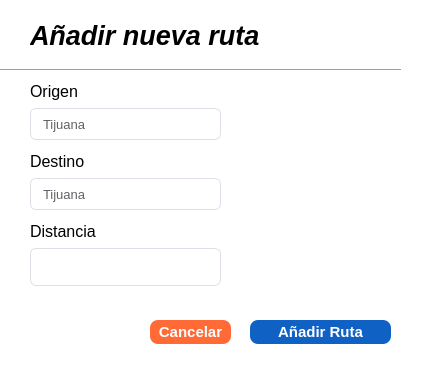
<?xml version="1.0" encoding="UTF-8"?>
<ui version="4.0">
 <class>Dialog</class>
 <widget class="QDialog" name="Dialog">
  <property name="geometry">
   <rect>
    <x>0</x>
    <y>0</y>
    <width>424</width>
    <height>370</height>
   </rect>
  </property>
  <property name="minimumSize">
   <size>
    <width>424</width>
    <height>370</height>
   </size>
  </property>
  <property name="maximumSize">
   <size>
    <width>424</width>
    <height>370</height>
   </size>
  </property>
  <property name="font">
   <font>
    <pointsize>20</pointsize>
   </font>
  </property>
  <property name="windowTitle">
   <string>Dialog</string>
  </property>
  <property name="styleSheet">
   <string notr="true">QDialog{
	background-color:white;
}

QLineEdit{
	border: 1px solid gray; 
	border-radius: 6px;
	padding-left: 15px;
	height: 24px;
}

QDateEdit{
	border: 1px solid gray; 
	border-radius: 6px;
	padding-left: 15px;
	height: 21px;
}



</string>
  </property>
  <widget class="Line" name="line">
   <property name="geometry">
    <rect>
     <x>0</x>
     <y>60</y>
     <width>401</width>
     <height>20</height>
    </rect>
   </property>
   <property name="orientation">
    <enum>Qt::Orientation::Horizontal</enum>
   </property>
  </widget>
  <widget class="QLabel" name="label">
   <property name="geometry">
    <rect>
     <x>30</x>
     <y>20</y>
     <width>351</width>
     <height>31</height>
    </rect>
   </property>
   <property name="font">
    <font>
     <pointsize>20</pointsize>
     <italic>true</italic>
     <bold>true</bold>
    </font>
   </property>
   <property name="text">
    <string>Añadir nueva ruta</string>
   </property>
  </widget>
  <widget class="QPushButton" name="addr_btn">
   <property name="geometry">
    <rect>
     <x>250</x>
     <y>320</y>
     <width>141</width>
     <height>24</height>
    </rect>
   </property>
   <property name="font">
    <font>
     <pointsize>-1</pointsize>
     <bold>true</bold>
    </font>
   </property>
   <property name="styleSheet">
    <string notr="true">QPushButton{
	background: #1061C4;
	color:WHITE;
	border:none;
	border-radius: 8px;
	font-weight: bold;
	font-size: 15px;
}</string>
   </property>
   <property name="text">
    <string>Añadir Ruta</string>
   </property>
  </widget>
  <widget class="QPushButton" name="btn_cancelar">
   <property name="geometry">
    <rect>
     <x>150</x>
     <y>320</y>
     <width>81</width>
     <height>24</height>
    </rect>
   </property>
   <property name="font">
    <font>
     <pointsize>-1</pointsize>
     <bold>true</bold>
    </font>
   </property>
   <property name="styleSheet">
    <string notr="true">QPushButton{
	background: #FF6A36;
	color:WHITE;
	border:none;
	border-radius: 8px;
	font-weight: bold;
	font-size: 15px;
}</string>
   </property>
   <property name="text">
    <string>Cancelar</string>
   </property>
  </widget>
  <widget class="QWidget" name="layoutWidget">
   <property name="geometry">
    <rect>
     <x>30</x>
     <y>80</y>
     <width>191</width>
     <height>60</height>
    </rect>
   </property>
   <layout class="QVBoxLayout" name="verticalLayout">
    <item>
     <widget class="QLabel" name="label_2">
      <property name="font">
       <font>
        <pointsize>12</pointsize>
       </font>
      </property>
      <property name="text">
       <string>Origen</string>
      </property>
     </widget>
    </item>
    <item>
     <widget class="QComboBox" name="cmb_origen">
      <property name="styleSheet">
       <string notr="true">
QComboBox {
    background-color: #ffffff;
    border: 1px solid #dcdfe6;
    border-radius: 6px;
    padding: 6px 12px;
    font-size: 13px;
    color: #606266;
    min-height: 18px;
}

QComboBox:hover {
    border-color: #c0c4cc;
}

QComboBox:focus {
    border-color: #409eff;
}

QComboBox::drop-down {
    border: none;
    width: 25px;
}

QComboBox::down-arrow {
    image: none;
    border-left: 4px solid transparent;
    border-right: 4px solid transparent;
    border-top: 4px solid #909399;
}

QComboBox QAbstractItemView {
    border: 1px solid #dcdfe6;
    border-radius: 6px;
    background-color: white;
    outline: none;
    selection-background-color: #409eff;
    selection-color: white;
}
</string>
      </property>
      <item>
       <property name="text">
        <string>Tijuana</string>
       </property>
      </item>
      <item>
       <property name="text">
        <string>Mexicali</string>
       </property>
      </item>
      <item>
       <property name="text">
        <string>Ensenada</string>
       </property>
      </item>
      <item>
       <property name="text">
        <string>San Felipe</string>
       </property>
      </item>
      <item>
       <property name="text">
        <string>Tecate</string>
       </property>
      </item>
      <item>
       <property name="text">
        <string>San Quintin</string>
       </property>
      </item>
     </widget>
    </item>
   </layout>
  </widget>
  <widget class="QWidget" name="layoutWidget">
   <property name="geometry">
    <rect>
     <x>30</x>
     <y>150</y>
     <width>191</width>
     <height>60</height>
    </rect>
   </property>
   <layout class="QVBoxLayout" name="verticalLayout_2">
    <item>
     <widget class="QLabel" name="label_3">
      <property name="font">
       <font>
        <pointsize>12</pointsize>
       </font>
      </property>
      <property name="text">
       <string>Destino</string>
      </property>
     </widget>
    </item>
    <item>
     <widget class="QComboBox" name="cmb_destino">
      <property name="styleSheet">
       <string notr="true">
QComboBox {
    background-color: #ffffff;
    border: 1px solid #dcdfe6;
    border-radius: 6px;
    padding: 6px 12px;
    font-size: 13px;
    color: #606266;
    min-height: 18px;
}

QComboBox:hover {
    border-color: #c0c4cc;
}

QComboBox:focus {
    border-color: #409eff;
}

QComboBox::drop-down {
    border: none;
    width: 25px;
}

QComboBox::down-arrow {
    image: none;
    border-left: 4px solid transparent;
    border-right: 4px solid transparent;
    border-top: 4px solid #909399;
}

QComboBox QAbstractItemView {
    border: 1px solid #dcdfe6;
    border-radius: 6px;
    background-color: white;
    outline: none;
    selection-background-color: #409eff;
    selection-color: white;
}
</string>
      </property>
      <item>
       <property name="text">
        <string>Tijuana</string>
       </property>
      </item>
      <item>
       <property name="text">
        <string>Mexicali</string>
       </property>
      </item>
      <item>
       <property name="text">
        <string>Ensenada</string>
       </property>
      </item>
      <item>
       <property name="text">
        <string>San Felipe</string>
       </property>
      </item>
      <item>
       <property name="text">
        <string>Tecate</string>
       </property>
      </item>
      <item>
       <property name="text">
        <string>San Quintin</string>
       </property>
      </item>
     </widget>
    </item>
   </layout>
  </widget>
  <widget class="QWidget" name="layoutWidget">
   <property name="geometry">
    <rect>
     <x>30</x>
     <y>220</y>
     <width>191</width>
     <height>66</height>
    </rect>
   </property>
   <layout class="QVBoxLayout" name="verticalLayout_3">
    <item>
     <widget class="QLabel" name="label_5">
      <property name="font">
       <font>
        <pointsize>12</pointsize>
       </font>
      </property>
      <property name="text">
       <string>Distancia</string>
      </property>
     </widget>
    </item>
    <item>
     <widget class="QLineEdit" name="txt_distancia">
      <property name="styleSheet">
       <string notr="true">QLineEdit {
    background-color: #ffffff;
    border: 1px solid #dcdfe6;
    border-radius: 6px;
    padding: 6px 12px;
    font-size: 13px;
    color: #606266;
    min-height: 18px;
}

QLineEdit:hover {
    border-color: #c0c4cc;
}

QLineEdit:focus {
    border-color: #409eff;
}

QLineEdit:disabled {
    background-color: #f5f7fa;
    color: #c0c4cc;
    border-color: #e4e7ed;
}

QLineEdit:read-only {
    background-color: #f5f7fa;
    color: #909399;
}</string>
      </property>
     </widget>
    </item>
   </layout>
  </widget>
 </widget>
 <resources/>
 <connections/>
</ui>
